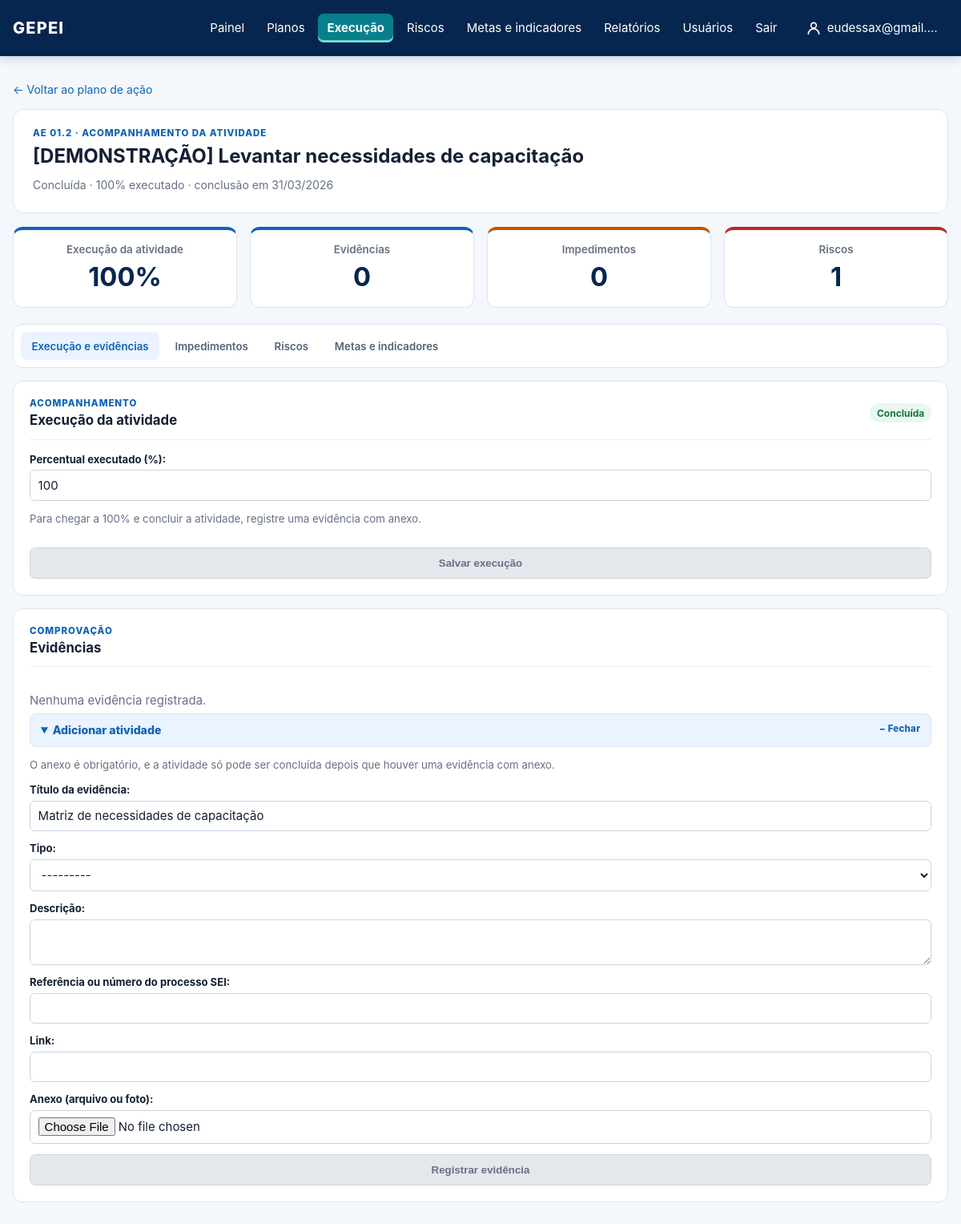
The app's page /planos-de-acao/2/atividades/1/acompanhar/ (signed in), older data.
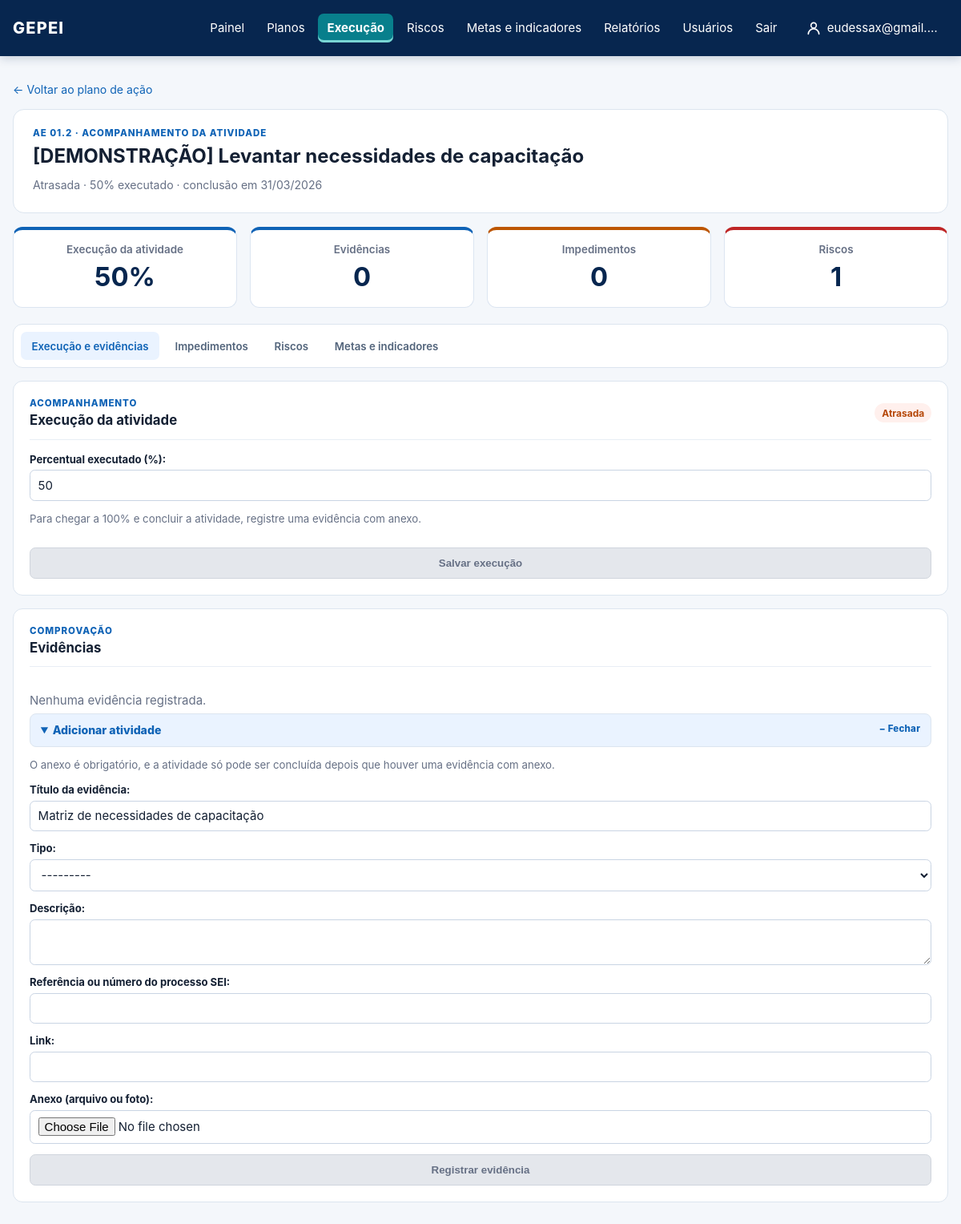
The same page, newer data.
### core/models.py (models this page shows, shortened)
class Activity(models.Model):
    PAUSED = "PAUSADA"
    class FundingSource(models.TextChoices):
        FAF = "FAF", "Fundo a Fundo (FaF)"
        CODE_0500 = "0500", "Fonte 0500"
        AGREEMENT = "CONVENIO", "Convênio"
        OTHER = "OUTRA", "Outra"
    action_plan = models.ForeignKey(ActionPlan, on_delete=models.CASCADE, related_name="activities")
    executor = models.ForeignKey(settings.AUTH_USER_MODEL, on_delete=models.PROTECT, related_name="assigned_activities")
    title = models.CharField(max_length=255)
    description = models.TextField(blank=True)
    position = models.PositiveIntegerField(default=0)
    weight = models.DecimalField(max_digits=5, decimal_places=2)
    progress = models.DecimalField(max_digits=5, decimal_places=2, default=0)
    start_date = models.DateField(null=True, blank=True)
    end_date = models.DateField()
    status = models.CharField(max_length=15, choices=[*StrategicAction.Status.choices, ("PAUSADA", "Pausada")], default=StrategicAction.Status.NOT_STARTED)
    expected_delivery = models.CharField(max_length=255, blank=True)
    requires_financial_resource = models.BooleanField(default=False)
    planned_cost = models.DecimalField(max_digits=14, decimal_places=2, null=True, blank=True)
    disbursed_cost = models.DecimalField(max_digits=14, decimal_places=2, null=True, blank=True)
    funding_source = models.CharField(max_length=12, choices=FundingSource.choices, blank=True)
    funding_source_other = models.CharField(max_length=160, blank=True)
    financial_responsible_unit = models.ForeignKey(
        OrganizationalUnit,
        null=True,
        blank=True,
        on_delete=models.PROTECT,
        related_name="financially_monitored_activities",
    )
    financial_reference = models.CharField(max_length=255, blank=True)
    class Meta:
        ordering = ["position", "start_date", "end_date", "id"]

### core/views.py (the view, shortened to what this page needs)
# urls.py: path("planos-de-acao/<int:action_id>/atividades/<int:activity_id>/acompanhar/", views.activity_follow_up, name="activity_follow_up"),
@login_required
@permission_required("core.view_activity", raise_exception=True)
@transaction.atomic
def activity_follow_up(request, action_id, activity_id):
    activity = _get_activity_for_action(request.user, action_id, activity_id, for_view=request.method == "GET")
    action = activity.action_plan.action
    registered_risks = [item for item in _registered_risks(request, StrategicAction.objects.filter(pk=action.pk)) if item.activity_id == activity.pk]
    request.read_only_other_unit = not scope_actions(StrategicAction.objects.all(), request.user).filter(pk=action.id).exists()
    operation = request.POST.get("operation") if request.method == "POST" else ""
    follow_up_permissions = {
        "update_progress": "change_activity",
        "add_evidence": "add_activityevidence",
        "delete_evidence": "delete_activityevidence",
        "add_blocker": "add_activityblocker",
        "add_risk": "add_risk",
    }
    if operation in follow_up_permissions:
        _require_permission(request.user, follow_up_permissions[operation])
    can_view = {
        "evidences": request.user.has_perm("core.view_activityevidence"),
        "blockers": request.user.has_perm("core.view_activityblocker"),
        "risks": request.user.has_perm("core.view_risk"),
    }
    progress_form = ActivityProgressForm(instance=activity, prefix="progress")
    editing_evidence = None
    editing_blocker = None
    edit_evidence_form = None
    edit_blocker_form = None
    evidence_id = request.POST.get("evidence_id") if operation == "edit_evidence" else request.GET.get("editar_evidencia")
    blocker_id = request.POST.get("blocker_id") if operation == "edit_blocker" else request.GET.get("editar_impedimento")
    if operation == "delete_evidence":
        evidence = get_object_or_404(activity.evidences, pk=request.POST.get("evidence_id"))
        evidence.delete()
        messages.success(request, "Evidência removida.")
        return redirect(reverse("activity_follow_up", args=[action.pk, activity.pk]) + "#evidencias")
    evidence_form = ActivityEvidenceForm(prefix="evidence", initial={"title": activity.expected_delivery})
    blocker_form = ActivityBlockerForm(prefix="blocker")
    risk_form = ActivityRiskForm(prefix="risk")
    selectable_risks = action.risks.filter(activity=activity).order_by("title") if can_view["risks"] else Risk.objects.none()
    risk_report_form = ActivityRiskReportForm(risks=selectable_risks, can_create=request.user.has_perm("core.add_risk"), prefix="risk-report")
    unforeseen_form = UnforeseenActivityRiskForm(prefix="unforeseen")
    occurrence_form = RiskMaterializationForm(action=action, prefix="occurrence")
    risk_prefill = {}
    can_view_occurrence = request.user.has_perm("core.view_riskmaterialization")
    can_edit_occurrence = can_view_occurrence and request.user.has_perm("core.change_riskmaterialization") and not request.read_only_other_unit
    for item in selectable_risks.prefetch_related("materializations", "treatments"):
        latest = next(iter(item.materializations.all()), None)
        treatment = next(iter(item.treatments.all()), None)
        risk_prefill[str(item.id)] = {
            "planned_measure": treatment.preventive_measure or treatment.contingency_measure if treatment else "",
            "materialized": "SIM" if latest or item.status == Risk.Status.MATERIALIZED else "NAO",
            "has_occurrence": latest is not None,
            "can_view": can_view_occurrence,
            "can_edit": can_edit_occurrence,
            "attachment_url": reverse("risk_materialization_file", args=[action.id, item.id, latest.id]) if latest and can_view_occurrence and latest.evidence_attachment else "",
            "occurrence": {
                "occurred_on": latest.occurred_on.isoformat(),
                "description": latest.description,
                "actual_impact": latest.actual_impact,
                "actions_taken": latest.actions_taken,
                "measure_source": latest.measure_source,
                "evidence_reference": latest.evidence_reference,
            } if latest and can_view_occurrence else {},
        }
    evidences = list(activity.evidences.select_related("created_by")) if can_view["evidences"] else []
    for evidence in evidences:
        evidence.attachment_available = bool(evidence.attachment and evidence.attachment.storage.exists(evidence.attachment.name))
    related_results = []
    if request.user.has_perm("core.view_strategictarget"):
        artifact_ids = []
        artifact = action.artifact
        while artifact:
            artifact_ids.append(artifact.pk)
            artifact = artifact.parent
        targets = _scoped_targets(request.user, Plan.objects.filter(pk=action.artifact.plan_id)).filter(
            Q(action=action) | Q(action__isnull=True, artifact_id__in=artifact_ids)
        ).order_by("code", "description")
        visible_indicators = view_scope_by_unit(
            Indicator.objects.all(), request.user, "responsible_unit_id", include_unassigned=True,
        ) if request.user.has_perm("core.view_indicator") else Indicator.objects.none()
        visible_ids = set(visible_indicators.values_list("pk", flat=True))
        for target in targets:
            related_results.append({"target": target, "indicators": [item for item in target.indicators.all() if item.pk in visible_ids]})
    return render(
        request,
        "core/activity_follow_up.html",
        {
            "action": action,
            "activity": activity,
            "related_results": related_results,
            "progress_form": progress_form,
            "can_view": can_view,
            "evidences": evidences,
            "blockers": activity.blockers.select_related("resolution_owner", "created_by") if can_view["blockers"] else [],
            "risks": activity.risks.select_related("owner").prefetch_related("treatments") if can_view["risks"] else [],
            "evidence_form": evidence_form,
            "editing_evidence": editing_evidence,
            "editing_blocker": editing_blocker,
            "edit_evidence_form": edit_evidence_form,
            "edit_blocker_form": edit_blocker_form,
            "blocker_form": blocker_form,
            "risk_form": risk_form,
            "risk_report_form": risk_report_form,
            "risk_prefill": risk_prefill,
            "unforeseen_form": unforeseen_form,
            "registered_risks": registered_risks,
            "registered_risk_ids": ",".join(str(item.pk) for item in registered_risks),
            "occurrence_form": occurrence_form,
        },
    )

### core/forms.py (shortened to what this page needs)
class ActivityProgressForm(forms.ModelForm):
    class Meta:
        model = Activity
        fields = ["progress"]
        labels = {"progress": "Percentual executado (%)"}
        widgets = {"progress": forms.TextInput(attrs={"inputmode": "numeric", "pattern": "[0-9]{1,3}", "maxlength": "3", "autocomplete": "off"})}
    def __init__(self, *args, **kwargs):
        super().__init__(*args, **kwargs)
        if not self.is_bound and self.instance.pk:
            self.initial["progress"] = int(self.instance.progress)

### core/context_processors.py (called while the page is built)
def navigation_plans(request):
    if not request.user.is_authenticated:
        return {"navigation_plans": []}
    return {"navigation_plans": Plan.objects.order_by("acronym", "name")}

### core/models.py (called while the page is built)
    @property
    def level(self):
        return self.probability * self.impact

### core/permissions.py (called while the page is built, shortened)
def is_administrator(user):
    if user.is_superuser:
        return True
    return user.groups.filter(name__iexact=ADMINISTRATOR_GROUP_NAME).exists()

def user_unit_ids(user, for_view=False):
    if is_administrator(user) or (for_view and user.has_perm("core.view_other_units")):
        return None

def view_scope_actions(queryset, user):
    return scope_actions(queryset, user, for_view=True)

### templates/core/activity_follow_up.html (shortened to what the changed rows need)
{% extends "base.html" %}
{% block content %}
<div class="workspace-page" id="inicio">
  <section class="action-detail-heading workspace-heading">
    <div>
      <p class="eyebrow">{{ action.code }} · Acompanhamento da atividade</p>
      <h1>{{ activity.title }}</h1>
      <p>{{ activity.get_status_display }} · {{ activity.progress|floatformat:"-1" }}% executado · conclusão em {{ activity.end_date|date:"d/m/Y" }}</p>
    </div>
  </section>
  <section class="metrics follow-up-metrics">
    <article class="metric-card metric-blue"><span>Execução da atividade</span><strong>{{ activity.progress|floatformat:"-1" }}%</strong></article>
  </section>
  <section class="follow-up-grid">
    <article class="panel follow-up-panel" id="execucao" data-activity-section="execucao">
      <div class="panel-heading"><div><p class="eyebrow">Acompanhamento</p><h2>Execução da atividade</h2></div><span class="chip chip-{{ activity.status|lower }}">{{ activity.get_status_display }}</span></div>
      {% if perms.core.change_activity %}<form method="post" class="activity-form">{% csrf_token %}
        <div class="form-field">{{ progress_form.progress.label_tag }}{{ progress_form.progress }}{% if progress_form.progress.errors %}<small class="field-error">{{ progress_form.progress.errors|striptags }}</small>{% endif %}</div>
        <p class="form-hint">Para chegar a 100% e concluir a atividade, registre uma evidência com anexo.</p>
        <button class="button button-primary" type="submit">Salvar execução</button>
      </form>{% endif %}
    </article>
    <article class="panel follow-up-panel" id="evidencias" data-activity-section="execucao">
      <div class="panel-heading"><div><p class="eyebrow">Comprovação</p><h2>Evidências</h2></div></div>
    </article>
  </section>
</div>
{% endblock %}

Row changes from the older to the newer data that the page shows:
changed Activity "[DEMONSTRAÇÃO] Levantar necessidades de capacitação": status "Concluída" → "Atrasada"; progress "100" → "50"
Text that changed along with them:
form field progress: "100" → "50"
